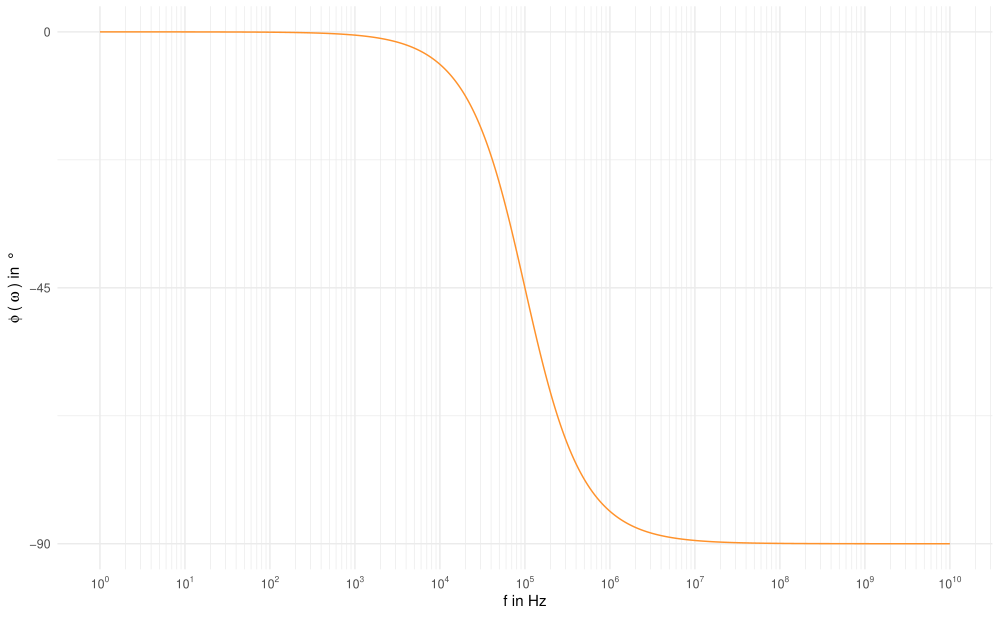

Write R code to recreate this figure.
# this is some messy code :D
library(ggplot2)
library(scales)


width <- 10
height <- width * 0.618

outputName <- "PH.pdf"


phase <- function(f) {
    -atan(f*0.00001)*180/pi
}

xbreaks <- 10^(0:10)
minor_breaks <- rep(1:9, 21)*(10^rep(0:10, each=9))

fg <- 1700
hsBlue <- "grey70"
pointColor <- "#00b1db"
cutoffColor <- "#db0058"
cutoffPoint <- data.frame(fg = fg, db=-3)

ylabel <- bquote(phi~"("~omega~") in "~degree)
xlabel <- "f in Hz"

ybreaks <- c(0, -45, -90)

p <- ggplot(data=data.frame(x=c(1,10^10)), aes(x=x)) +
    theme_minimal() +
    ylab(ylabel) +
    xlab(xlabel) +
    scale_x_continuous( trans="log10",breaks = xbreaks, minor_breaks=minor_breaks, labels = trans_format("log10", math_format(10^.x))) +
    scale_y_continuous(breaks = ybreaks)+
    stat_function(fun = phase, n = 4000, color="#ff922b")

pdf(outputName, width, height)
p
